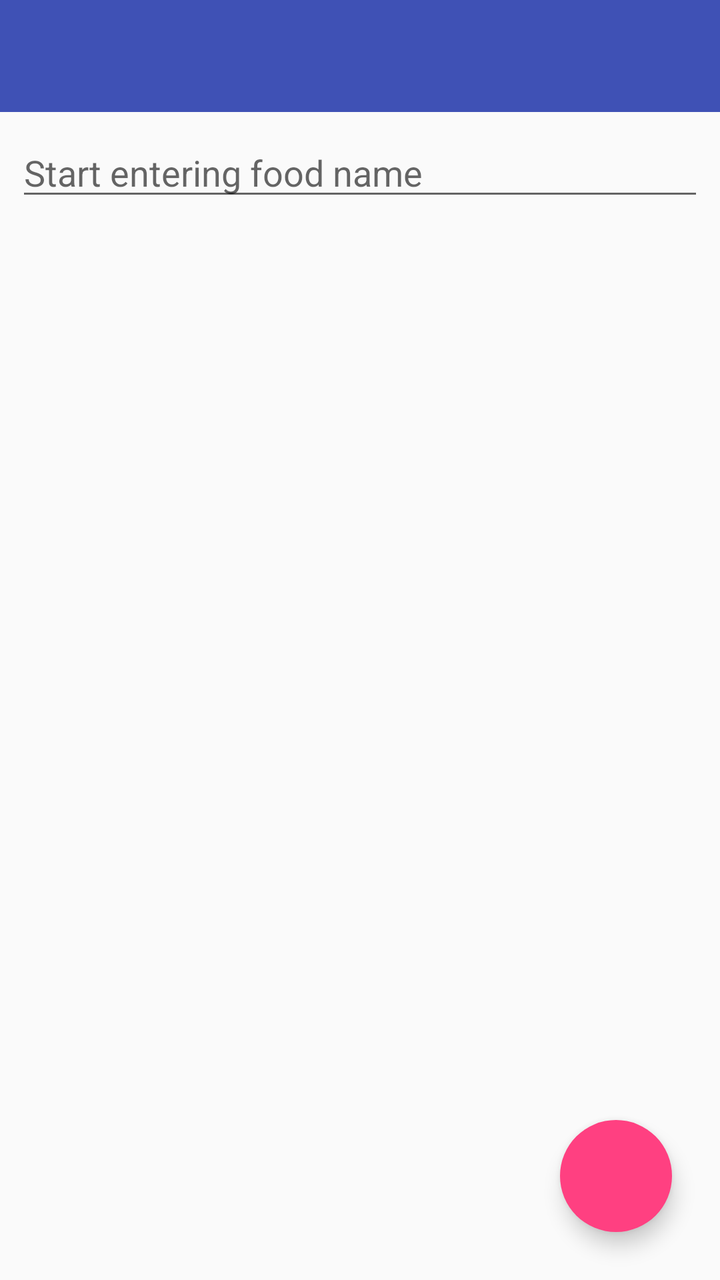
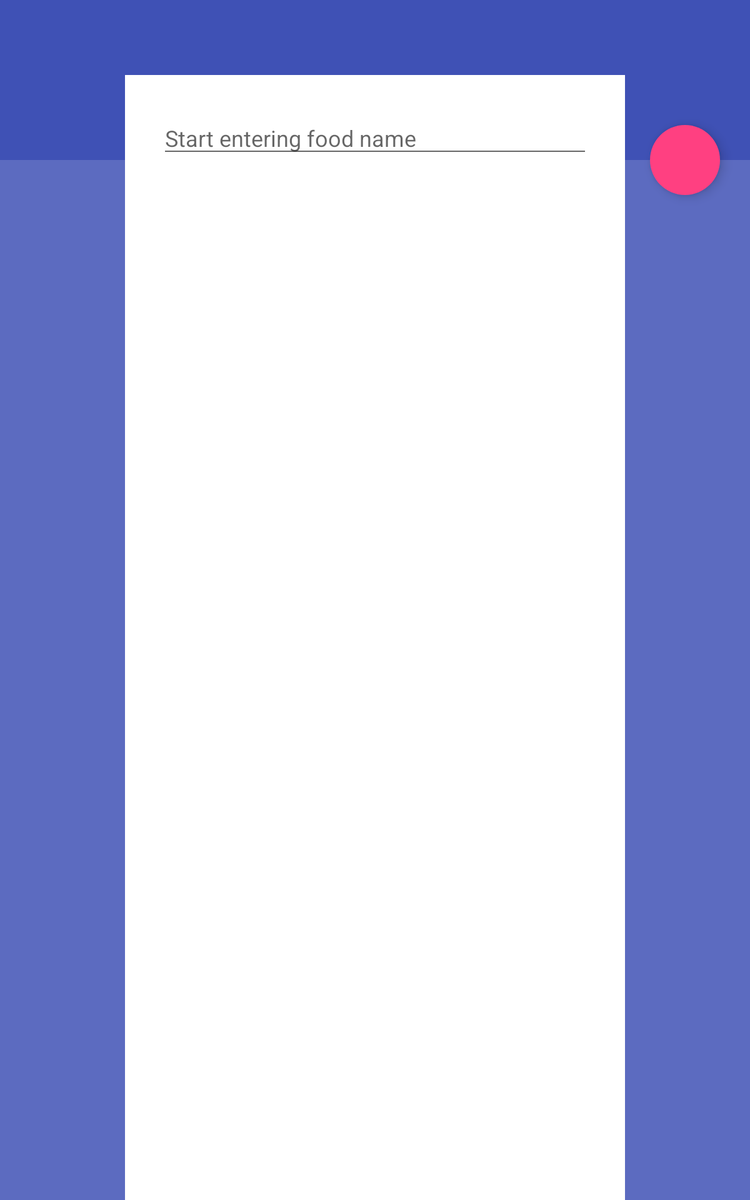

The same Android screen from two of the app's own layout files: first res/layout/ as a phone draws it, then the repository's variant for another configuration, drawn on a device whose configuration selects that folder. Both files follow.
<!-- AndroidManifest.xml: application theme AppTheme -->
<!-- res/layout/fragment_search_product.xml -->
<?xml version="1.0" encoding="utf-8"?>
<android.support.design.widget.CoordinatorLayout xmlns:android="http://schemas.android.com/apk/res/android"
    xmlns:app="http://schemas.android.com/apk/res-auto"
    android:layout_width="match_parent"
    android:layout_height="match_parent">

    <RelativeLayout xmlns:android="http://schemas.android.com/apk/res/android"
        android:layout_width="match_parent"
        android:layout_height="match_parent">

        <android.support.v7.widget.Toolbar
            android:id="@+id/toolbar"
            android:layout_width="match_parent"
            android:layout_height="@dimen/abc_action_bar_default_height_material"
            android:background="@color/colorPrimary"
            android:minHeight="?attr/actionBarSize"
            android:theme="@style/ThemeOverlay.AppCompat.Dark.ActionBar" />

        <EditText
            android:id="@+id/autocomplete_textview"
            android:layout_width="match_parent"
            android:layout_height="wrap_content"
            android:layout_below="@+id/toolbar"
            android:layout_marginLeft="8dp"
            android:layout_marginRight="8dp"
            android:layout_marginTop="8dp"
            android:hint="@string/enter_product_hint"
            android:imeOptions="actionDone" />

        <ListView
            android:id="@+id/search_listview"
            android:layout_width="match_parent"
            android:layout_height="match_parent"
            android:layout_below="@+id/autocomplete_textview"
            android:visibility="visible" />

        <TextView
            android:id="@+id/empty_text"
            android:layout_width="wrap_content"
            android:layout_height="wrap_content"
            android:layout_centerInParent="true"
            android:text="@string/no_products_found"
            android:visibility="gone" />

        <ProgressBar
            android:id="@+id/search_progress"
            android:layout_width="wrap_content"
            android:layout_height="wrap_content"
            android:layout_centerInParent="true"
            android:visibility="gone" />

    </RelativeLayout>

    <android.support.design.widget.FloatingActionButton
        android:id="@+id/add_fab"
        android:layout_width="wrap_content"
        android:layout_height="wrap_content"
        android:layout_gravity="bottom|end"
        android:layout_margin="@dimen/fab_margin"
        android:contentDescription="@string/add"
        android:src="@drawable/ic_add_white"
        app:borderWidth="0dp"
        app:elevation="@dimen/fab_elevation"
        app:fabSize="normal"
        app:pressedTranslationZ="@dimen/fab_press_translation_z" />
</android.support.design.widget.CoordinatorLayout>
<!-- resources referenced by this layout -->
<resources>
  <color name="colorPrimary">#3F51B5</color>
  <dimen name="fab_elevation">6dp</dimen>
  <dimen name="fab_margin">24dp</dimen>
  <dimen name="fab_press_translation_z">12dp</dimen>
  <string name="add">Add</string>
  <string name="enter_product_hint">Start entering food name</string>
  <string name="no_products_found">No match found</string>
  <!-- from res/values-v21/ -->
  <style name="AppTheme" parent="@style/Theme.AppCompat.Light.NoActionBar">
          
          <item name="colorPrimary">@color/colorPrimary</item>
          <item name="colorPrimaryDark">@color/colorPrimaryDark</item>
          <item name="colorAccent">@color/colorAccent</item>
          <item name="android:windowContentTransitions">true</item>
      </style>
  <color name="colorPrimaryDark">#303F9F</color>
  <color name="colorAccent">#FF4081</color>
</resources>
<!-- res/layout-sw600dp/fragment_search_product.xml (the repository's variant of the layout above) -->
<!-- drawn on a 7-inch tablet held upright -->
<?xml version="1.0" encoding="utf-8"?>
<android.support.design.widget.CoordinatorLayout xmlns:android="http://schemas.android.com/apk/res/android"
    xmlns:app="http://schemas.android.com/apk/res-auto"
    android:layout_width="match_parent"
    android:layout_height="match_parent">

    <RelativeLayout
        android:layout_width="match_parent"
        android:layout_height="match_parent"
        android:background="@color/colorBg">

        <android.support.design.widget.AppBarLayout
            android:id="@+id/appbar"
            android:layout_width="match_parent"
            android:layout_height="@dimen/toolbar_height"
            android:theme="@style/ThemeOverlay.AppCompat.Dark.ActionBar"
            app:elevation="@dimen/appbar_elevation">

            <android.support.v7.widget.Toolbar
                android:id="@+id/toolbar"
                android:layout_width="match_parent"
                android:layout_height="@dimen/abc_action_bar_default_height_material"
                android:elevation="0dp"
                android:theme="@style/ThemeOverlay.AppCompat.Dark.ActionBar" />

        </android.support.design.widget.AppBarLayout>

        <RelativeLayout
            android:layout_width="match_parent"
            android:layout_height="match_parent"
            android:layout_marginLeft="@dimen/tablet_screen_horizontal_margin"
            android:layout_marginRight="@dimen/tablet_screen_horizontal_margin"
            android:layout_marginTop="@dimen/tablet_screen_vertical_margin"
            android:padding="@dimen/dialog_padding"
            android:background="@android:color/white">

            <EditText
                android:id="@+id/autocomplete_textview"
                android:layout_width="match_parent"
                android:layout_height="wrap_content"
                android:layout_marginLeft="8dp"
                android:layout_marginRight="8dp"
                android:layout_marginTop="8dp"
                android:hint="@string/enter_product_hint"
                android:imeOptions="actionDone" />

            <ListView
                android:id="@+id/search_listview"
                android:layout_width="match_parent"
                android:layout_height="match_parent"
                android:layout_below="@+id/autocomplete_textview"
                android:visibility="visible" />

            <TextView
                android:id="@+id/empty_text"
                android:layout_width="wrap_content"
                android:layout_height="wrap_content"
                android:layout_centerInParent="true"
                android:text="@string/no_products_found"
                android:visibility="gone" />

            <ProgressBar
                android:id="@+id/search_progress"
                android:layout_width="wrap_content"
                android:layout_height="wrap_content"
                android:layout_centerInParent="true"
                android:visibility="gone" />
        </RelativeLayout>
    </RelativeLayout>

    <android.support.design.widget.FloatingActionButton
        android:id="@+id/add_fab"
        android:layout_width="wrap_content"
        android:layout_height="wrap_content"
        android:layout_margin="@dimen/fab_margin"
        android:contentDescription="@string/add"
        android:src="@drawable/ic_add_white"
        app:borderWidth="0dp"
        app:elevation="@dimen/fab_elevation"
        app:fabSize="normal"
        app:layout_anchor="@id/appbar"
        app:layout_anchorGravity="bottom|right|end"
        app:pressedTranslationZ="@dimen/fab_press_translation_z" />

</android.support.design.widget.CoordinatorLayout>
<!-- resources referenced by the variant -->
<!-- as a 7-inch tablet held upright resolves them -->
<resources>
  <color name="colorBg">#5C6BC0</color>
  <dimen name="appbar_elevation">4dp</dimen>
  <dimen name="dialog_padding">20dp</dimen>
  <dimen name="fab_elevation">6dp</dimen>
  <dimen name="fab_margin">24dp</dimen>
  <dimen name="fab_press_translation_z">12dp</dimen>
  <dimen name="tablet_screen_horizontal_margin">100dp</dimen>
  <dimen name="tablet_screen_vertical_margin">60dp</dimen>
  <dimen name="toolbar_height">128dp</dimen>
  <string name="add">Add</string>
  <string name="enter_product_hint">Start entering food name</string>
  <string name="no_products_found">No match found</string>
  <!-- from res/values-v21/ -->
  <style name="AppTheme" parent="@style/Theme.AppCompat.Light.NoActionBar">
          
          <item name="colorPrimary">@color/colorPrimary</item>
          <item name="colorPrimaryDark">@color/colorPrimaryDark</item>
          <item name="colorAccent">@color/colorAccent</item>
          <item name="android:windowContentTransitions">true</item>
      </style>
  <color name="colorPrimary">#3F51B5</color>
  <color name="colorPrimaryDark">#303F9F</color>
  <color name="colorAccent">#FF4081</color>
</resources>
